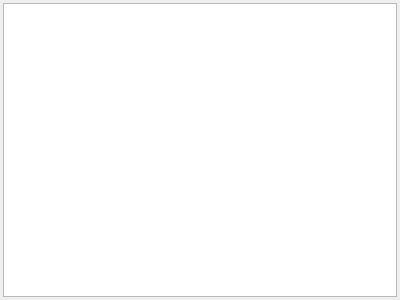
<?xml version="1.0" encoding="UTF-8"?>
<ui version="4.0">
 <class>DebugMessageView</class>
 <widget class="QFrame" name="DebugMessageView">
  <property name="geometry">
   <rect>
    <x>0</x>
    <y>0</y>
    <width>400</width>
    <height>300</height>
   </rect>
  </property>
  <property name="windowTitle">
   <string>Debug warnings and errors</string>
  </property>
  <layout class="QVBoxLayout" name="verticalLayout">
   <property name="leftMargin">
    <number>3</number>
   </property>
   <property name="topMargin">
    <number>3</number>
   </property>
   <property name="rightMargin">
    <number>3</number>
   </property>
   <property name="bottomMargin">
    <number>3</number>
   </property>
   <item>
    <widget class="QTableView" name="messages">
     <property name="selectionMode">
      <enum>QAbstractItemView::SingleSelection</enum>
     </property>
     <property name="selectionBehavior">
      <enum>QAbstractItemView::SelectRows</enum>
     </property>
     <attribute name="horizontalHeaderHighlightSections">
      <bool>false</bool>
     </attribute>
     <attribute name="horizontalHeaderStretchLastSection">
      <bool>true</bool>
     </attribute>
     <attribute name="verticalHeaderVisible">
      <bool>false</bool>
     </attribute>
    </widget>
   </item>
  </layout>
 </widget>
 <resources/>
 <connections/>
</ui>
